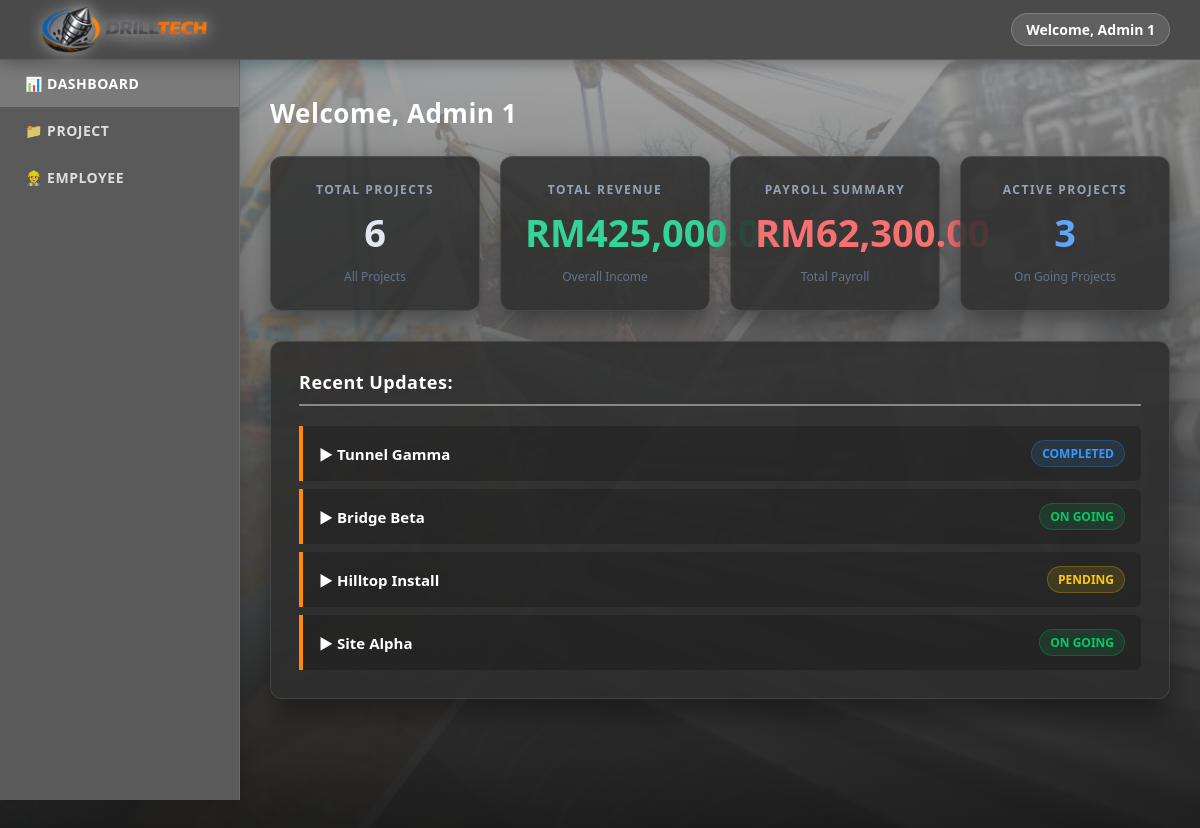
The page /admin.php (signed in) on the database its author committed.
### tables this page shows
CREATE TABLE `project` (
  `Project_ID` int(11) NOT NULL,
  `Project_Name` varchar(100) DEFAULT NULL,
  `Project_Location` varchar(100) DEFAULT NULL,
  `Project_Value` decimal(10,2) DEFAULT NULL,
  `Project_Status` varchar(50) DEFAULT NULL,
  `Client_ID` int(11) DEFAULT NULL
);

### admin.php (the view, shortened to what this page needs)
<?php
include("database.php");
$admin_name = $_SESSION['admin_name'] ?? 'Admin';
$totalProjects = mysqli_fetch_assoc(mysqli_query($conn, "SELECT COUNT(*) AS total FROM project"))['total'] ?? 0;
$totalRevenue = mysqli_fetch_assoc(mysqli_query($conn, "SELECT SUM(Project_Value) AS revenue FROM project"))['revenue'] ?? 0;
$payrollSummary = mysqli_fetch_assoc(mysqli_query($conn, "SELECT SUM(Payroll_Amount) AS total FROM payroll"))['total'] ?? 0;
$activeClients = mysqli_fetch_assoc(mysqli_query($conn, "SELECT COUNT(*) AS clients FROM project WHERE Project_Status='On Going'"))['clients'] ?? 0;
?>
<!DOCTYPE html>
<html lang="en">
<head>
</head>
<body>
<div class="header">
        <div class="logo">
            <img src="images/logo.png" alt="Logo" style="height: 65px; width: auto; display: block; object-fit: contain; filter: drop-shadow(0px 0px 8px rgba(255, 255, 255, 0.65));">
        </div>
        <div class="header-welcome">Welcome, <?php echo htmlspecialchars($admin_name); ?></div>
    </div>
    <div class="wrapper">
        <div class="sidebar">
            <a href="admin.php" class="active">📊 DASHBOARD</a>
            <a href="projectAD.php">📁 PROJECT</a>
            <a href="employeeAD.php">👷 EMPLOYEE</a>
        </div>
        <div class="content">
            <h1 class="welcome">Welcome, <?php echo htmlspecialchars($admin_name); ?></h1>
            <div class="stats">
                <div class="stat-card">
                    <div>TOTAL PROJECTS</div>
                    <div class="stat-number" style="color: #e2e8f0;"><?php echo $totalProjects; ?></div>
                    <small>All Projects</small>
                </div>
                <div class="stat-card">
                    <div>TOTAL REVENUE</div>
                    <div class="stat-number" style="color: #34d399;">RM<?php echo number_format($totalRevenue, 2); ?></div>
                    <small>Overall Income</small>
                </div>
                <div class="stat-card">
                    <div>PAYROLL SUMMARY</div>
                    <div class="stat-number" style="color: #f87171;">RM<?php echo number_format($payrollSummary, 2); ?></div>
                    <small>Total Payroll</small>
                </div>
                <div class="stat-card">
                    <div>ACTIVE PROJECTS</div>
                    <div class="stat-number" style="color: #60a5fa;"><?php echo $activeClients; ?></div>
                    <small>On Going Projects</small>
                </div>
            </div>
            <div class="recent-updates">
                <h3>Recent Updates:</h3>
                <ul>
                    <?php
                    $recent = mysqli_query($conn, "SELECT Project_Name, Project_Status FROM project ORDER BY Project_ID DESC LIMIT 4");
                    while($row = mysqli_fetch_assoc($recent)):
                        $status = strtolower(trim($row['Project_Status']));
                        $statusClass = 'status-pending';
                        if ($status === 'on going' || $status === 'ongoing' || $status === 'active') {
                            $statusClass = 'status-ongoing';
                        } elseif ($status === 'completed' || $status === 'done') {
                            $statusClass = 'status-completed';
                        }
                    ?>
                        <li>
                            <span class="project-name">► <?php echo htmlspecialchars($row['Project_Name']); ?></span>
                            <span class="project-status <?php echo $statusClass; ?>"><?php echo htmlspecialchars($row['Project_Status']); ?></span>
                        </li>
                    <?php endwhile; ?>
                </ul>
            </div>
        </div>
    </div>
</body>
</html>

### admin.php (style rules this page uses)
* { margin: 0; padding: 0; box-sizing: border-box; }
body { font-family: system-ui, -apple-system, BlinkMacSystemFont, "Segoe UI", Roboto, sans-serif; background: linear-gradient(rgba(74, 74, 74, 0.45), rgba(15, 15, 15, 0.95)), url('images/construction_bg.jpg') center/cover no-repeat fixed; color: #f8fafc; min-height: 100vh; }
.header { background: #4a4a4a; border-bottom: 1px solid rgba(255, 255, 255, 0.1); padding: 0 30px; display: flex; align-items: center; justify-content: space-between; position: fixed; top: 0; left: 0; right: 0; height: 60px; z-index: 1000; box-shadow: 0 4px 15px rgba(0, 0, 0, 0.3); }
.logo { display: flex; align-items: center; font-size: 20px; font-weight: 800; color: white; letter-spacing: 1px; }
.header-welcome { font-size: 14px; font-weight: 600; color: #fff; background: rgba(255, 255, 255, 0.12); border: 1px solid rgba(255, 255, 255, 0.2); padding: 6px 14px; border-radius: 20px; }
.wrapper { display: flex; margin-top: 60px; }
.sidebar { width: 240px; background: #5a5a5a; border-right: 1px solid rgba(255, 255, 255, 0.1); min-height: calc(100vh - 60px); position: fixed; top: 60px; left: 0; z-index: 90; box-shadow: 4px 0 15px rgba(0, 0, 0, 0.15); }
.sidebar a { display: flex; align-items: center; padding: 14px 25px; color: rgba(255, 255, 255, 0.8); text-decoration: none; font-size: 14px; font-weight: 600; letter-spacing: 0.5px; transition: all 0.2s ease; }
.sidebar a:hover, .sidebar a.active { color: #fff; background: #7a7a7a; }
.content { flex: 1; margin-left: 240px; padding: 35px 30px; }
.welcome { font-size: 26px; font-weight: 700; margin-bottom: 25px; letter-spacing: 0.5px; color: #fff; }
.stats { display: flex; gap: 20px; margin-bottom: 30px; flex-wrap: wrap; }
.stat-card { flex: 1; min-width: 200px; background: rgba(45, 45, 45, 0.85); border: 1px solid rgba(255, 255, 255, 0.1); padding: 24px; border-radius: 12px; text-align: center; box-shadow: 0 10px 25px rgba(0, 0, 0, 0.4); transition: transform 0.3s ease, box-shadow 0.3s ease; }
.stat-card div:first-child { font-size: 12px; font-weight: 700; color: #94a3b8; letter-spacing: 1.5px; text-transform: uppercase; margin-bottom: 8px; }
.stat-number { font-size: 38px; font-weight: 800; margin: 6px 0; }
.stat-card small { font-size: 12px; color: #64748b; font-weight: 500; }
.recent-updates { background: rgba(45, 45, 45, 0.85); border: 1px solid rgba(255, 255, 255, 0.1); padding: 28px; border-radius: 12px; box-shadow: 0 15px 30px rgba(0, 0, 0, 0.4); }
.recent-updates h3 { font-size: 18px; font-weight: 700; margin-bottom: 20px; border-bottom: 2px solid #888; padding-bottom: 10px; letter-spacing: 0.5px; color: #fff; }
.recent-updates ul { list-style: none; }
.recent-updates li { padding: 14px 16px; margin-bottom: 8px; background: rgba(0, 0, 0, 0.2); border-left: 4px solid #ff8c00; border-radius: 0 6px 6px 0; font-size: 15px; display: flex; justify-content: space-between; align-items: center; }
.recent-updates li:last-child { margin-bottom: 0; }
.project-name { font-weight: 600; color: #fff; }
.project-status { font-size: 12px; font-weight: 700; padding: 4px 10px; border-radius: 20px; text-transform: uppercase; }
.status-pending { background: rgba(255, 204, 0, 0.12); color: #ffcc00; border: 1px solid rgba(255, 204, 0, 0.25); }
.status-ongoing { background: rgba(0, 204, 102, 0.12); color: #00cc66; border: 1px solid rgba(0, 204, 102, 0.25); }
.status-completed { background: rgba(51, 153, 255, 0.12); color: #3399ff; border: 1px solid rgba(51, 153, 255, 0.25); }

### rows shown on the page
project: Project_Name "Tunnel Gamma", Project_Status "COMPLETED"
project: Project_Name "Bridge Beta", Project_Status "ON GOING"
project: Project_Name "Hilltop Install", Project_Status "PENDING"
project: Project_Name "Site Alpha", Project_Status "ON GOING"

### other values the page prints
$admin_name "Admin 1"
$totalProjects "6"
$totalRevenue "425,000.00"
$payrollSummary "62,300.00"
$activeClients "3"
